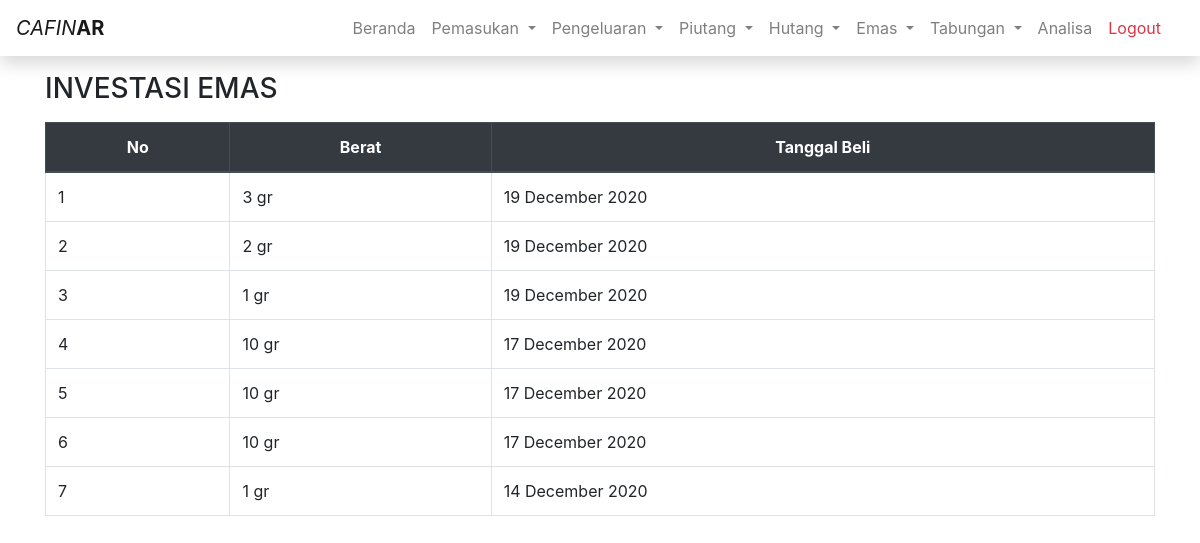
Page /emas (signed in) on the earlier database version.
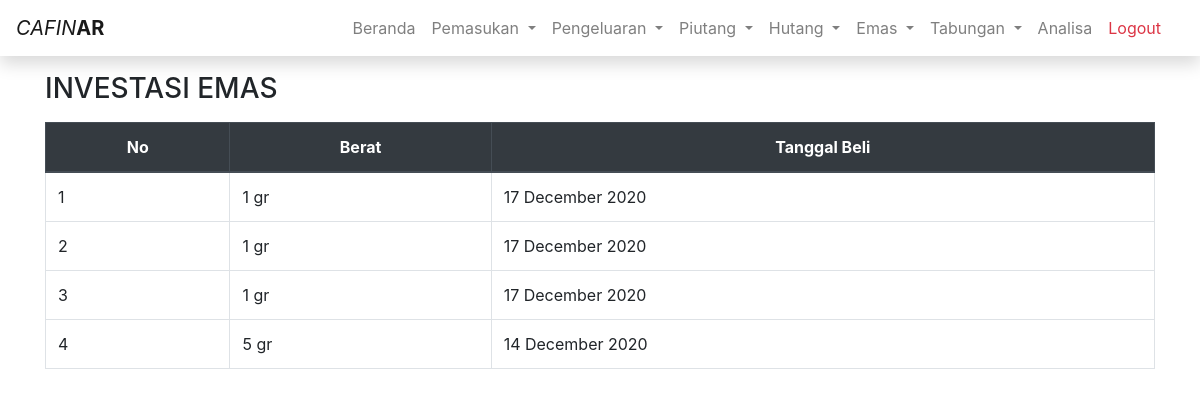
Same page on the later database version.
### tables this page shows
CREATE TABLE `emas` (
  `id` int(3) NOT NULL,
  `berat` float NOT NULL,
  `tgl_beli` date NOT NULL
);

### app/core/Controller.php (called while the page is built, shortened)
<?php
class Controller
{
  public function view($view, $data = [])
  {
    require_once 'app/views/' . $view . '.php';
  }
  public function model($model)
  {
    return new $model;
  }
}

### app/controllers/Emas.php (called while the page is built, shortened)
<?php
class Emas extends Controller
{
  public function index()
  {
    $data['emas'] = $this->model('Emas_model')->showEmas();
    $data['total'] = $this->model('Emas_model')->showTotal();
    $data['title'] = 'Emas | ' . $this->title;
    $this->view('templates/header', $data);
    $this->view('templates/navbar');
    $this->view('emas/index', $data);
    $this->view('templates/footer');
  }
}

### app/core/App.php (called while the page is built, shortened)
<?php
class App
{
  protected $controller = 'Home',
    $method = 'index',
    $params = [];
  public function __construct()
  {
    $this->controller = new $this->controller;
    call_user_func_array([$this->controller, $this->method], $this->params);
  }
}

### index.php (called while the page is built, shortened)
<?php
$app = new App();

### app/core/Database.php (called while the page is built, shortened)
<?php
class Database
{
  private $host = DB_HOST,
    $user = DB_USER,
    $pass = DB_PASS,
    $db_name = DB_NAME;
  private $dbh;
  private $stmt;
  public function __construct()
  {
    $dsn = 'mysql:host=' . $this->host . ';dbname=' . $this->db_name;
    $option = [
      PDO::ATTR_PERSISTENT => true,
      PDO::ATTR_ERRMODE => PDO::ERRMODE_EXCEPTION
    ];
    try {
      $this->dbh = new PDO($dsn, $this->user, $this->pass, $option);
    } catch (PDOException $e) {
      die($e->getMessage());
    }
  }
  public function query($query)
  {
    $this->stmt = $this->dbh->prepare($query);
  }
  public function execute()
  {
    $this->stmt->execute();
  }
  public function resultSet()
  {
    $this->execute();
    return $this->stmt->fetchAll(PDO::FETCH_ASSOC);
  }
}

### app/models/Emas_model.php (called while the page is built, shortened)
<?php
class Emas_model
{
  private $table = 'emas',
    $db;
  public function __construct()
  {
    $this->db = new Database;
  }
  public function showTotal()
  {
    $this->db->query("SELECT SUM(berat) AS total FROM " . $this->table);
    return $this->db->single();
  }
  public function showEmas()
  {
    $this->db->query("SELECT * FROM " . $this->table . " ORDER BY id DESC");
    return $this->db->resultSet();
  }
}

### app/views/emas/index.php (the view, shortened to what this page needs)
<div class="row">
  <div class="col">
    <h3>INVESTASI EMAS</h3>
  </div>
</div>
<div class="row">
  <div class="col">
    <table class="table table-bordered table-hover">
      <thead class="thead-dark">
        <tr class="text-center">
          <th scope="col">No</th>
          <th scope="col">Berat</th>
          <th scope="col">Tanggal Beli</th>
        </tr>
      </thead>
      <tbody>
        <?php
        $no = 1;
        foreach ($data['emas'] as $emas) :
        ?>
          <tr>
            <td><?= $no++; ?></td>
            <td><?= number_format($emas['berat']); ?> gr</td>
            <td><?= date('d F Y', strtotime($emas['tgl_beli'])); ?></td>
          </tr>
        <?php endforeach; ?>
      </tbody>
    </table>
  </div>
</div>

### app/views/templates/header.php (shortened to what this page needs)
<!doctype html>
<html lang="id" class="h-100">
<head>
  <link rel="stylesheet" href="<?= BASEPUBLIC; ?>/css/bootstrap/bootstrap.min.css">
  <link rel="stylesheet" href="<?= BASEPUBLIC; ?>/css/style.css">
</head>
<body class="d-flex flex-column h-100">

### app/views/templates/navbar.php (shortened to what this page needs)
<nav class="navbar navbar-expand-lg navbar-light shadow">
  <a class="navbar-brand" href="<?= BASEURL; ?>">
    <i>CAFIN</i><b>AR</b>
  </a>
  <div class="container">
    <div class="collapse navbar-collapse justify-content-end" id="navbarNavAltMarkup">
      <div class="navbar-nav">
        <a class="nav-item nav-link" href="<?= BASEURL; ?>">Beranda</a>
        <div class="nav-item dropdown">
          <a class="nav-link dropdown-toggle" href="#" id="navbarDropdown" role="button" data-toggle="dropdown" aria-haspopup="true" aria-expanded="false">
            Pemasukan
          </a>
        </div>
        <div class="nav-item dropdown">
          <a class="nav-link dropdown-toggle" href="#" id="navbarDropdown" role="button" data-toggle="dropdown" aria-haspopup="true" aria-expanded="false">
            Pengeluaran
          </a>
        </div>
        <div class="nav-item dropdown">
          <a class="nav-link dropdown-toggle" href="#" id="navbarDropdown" role="button" data-toggle="dropdown" aria-haspopup="true" aria-expanded="false">
            Piutang
          </a>
        </div>
        <div class="nav-item dropdown">
          <a class="nav-link dropdown-toggle" href="#" id="navbarDropdown" role="button" data-toggle="dropdown" aria-haspopup="true" aria-expanded="false">
            Hutang
          </a>
        </div>
        <div class="nav-item dropdown">
          <a class="nav-link dropdown-toggle" href="#" id="navbarDropdown" role="button" data-toggle="dropdown" aria-haspopup="true" aria-expanded="false">
            Emas
          </a>
        </div>
        <div class="nav-item dropdown">
          <a class="nav-link dropdown-toggle" href="#" id="navbarDropdown" role="button" data-toggle="dropdown" aria-haspopup="true" aria-expanded="false">
            Tabungan
          </a>
        </div>
        <a class="nav-item nav-link" href="<?= BASEURL; ?>/analisa">Analisa</a>
        <a class="nav-item nav-link text-danger" href="<?= BASEURL; ?>/auth/signout">Logout</a>
      </div>
    </div>
  </div>
</nav>
<main role="main" class="mb-3 mt-3">
  <div class="container">

### app/views/templates/footer.php (shortened to what this page needs)
</div>
</body>
</html>

Differences in the rows shown:
removed emas: berat "3", tgl_beli "19 December 2020"
removed emas: berat "2", tgl_beli "19 December 2020"
removed emas: berat "1", tgl_beli "19 December 2020"
changed emas (number 1 of 4 on the later page): berat "10" → "1"
changed emas (number 2 of 4 on the later page): berat "10" → "1"
changed emas (number 3 of 4 on the later page): berat "10" → "1"
changed emas "14 December 2020": berat "1" → "5"
